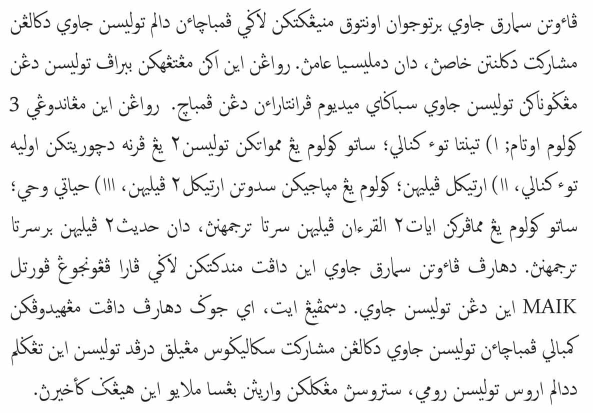
#> input picture example/ocr/semarak-jawi.2.jpg, 1185 x 826 px (shown at 1/2 size)
$ python -i _feature.py   (imports and definitions only)
#> lines starting #> are read from the running program, lines starting #| are printed output that depends on the picture; after the words box and inside, x2 and y2 are one past the last pixel; in counts of white or black regions, pixels touching at a corner belong together
#> further down, picture is the input picture: shape (826, 1185); min 0, max 255, mean 239.2
import numpy as np


def bilateral_norm(img):
    import cv2

    img = cv2.bilateralFilter(img, 9, 15, 30)
    return cv2.normalize(img, None, 0, 255, cv2.NORM_MINMAX)


def histogram_norm(img):
    import cv2

    img = bilateral_norm(img)
    threshold = cv2.threshold(img, 0, 255, cv2.THRESH_BINARY + cv2.THRESH_OTSU)[
        1
    ]
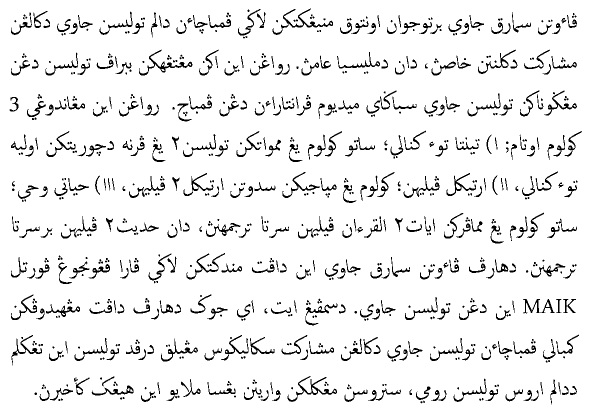
#> threshold: shape (826, 1185) (shown at 1/2 size); 93.2% white; 851 black regions (491 under 20 px), largest, box (x1, y1, x2, y2) and area: (545, 16, 666, 70) 845, (575, 752, 674, 804) 803, (278, 99, 385, 151) 775
    unique, counts = np.unique(threshold, return_counts = True)
#> unique = [0, 255]; counts = [66244, 912566]
    dict_color = dict(zip(unique, counts))
#> dict_color = {0: 66244, 255: 912566}
    if dict_color[0] > dict_color[255]:
        minus = 0
    else:
        minus = 255
    add_img = minus - threshold
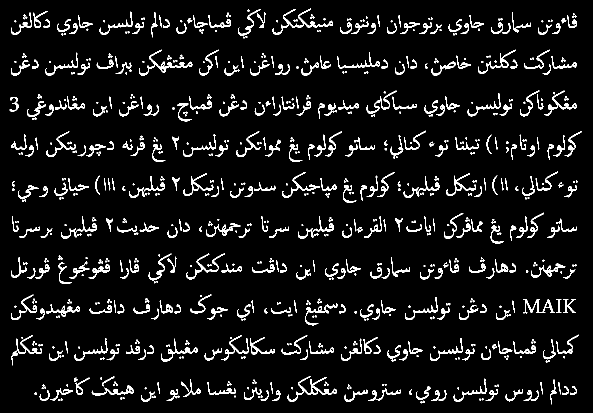
#> add_img: shape (826, 1185) (shown at 1/2 size); 6.8% white; 851 white regions (491 under 20 px), largest, box (x1, y1, x2, y2) and area: (545, 16, 666, 70) 845, (575, 752, 674, 804) 803, (278, 99, 385, 151) 775
    return add_img


# [97 lines left out: functions elastic_transform, get_hog_features, bin_spatial, img_features, extract_features, not called in this run]

>>> import cv2
>>> picture = cv2.imread('../../example/ocr/semarak-jawi.2.jpg', cv2.IMREAD_GRAYSCALE)
>>> result = histogram_norm(picture)

$ run again, on example/ocr/jawi.png
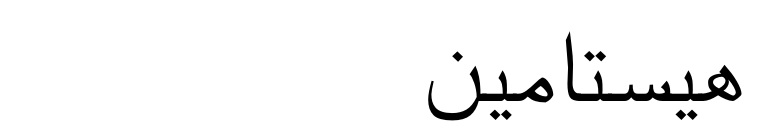
#> input picture example/ocr/jawi.png, 768 x 133 px
#> picture is the input picture: shape (133, 768); min 0, max 255, mean 244.8
#> in histogram_norm, `threshold = cv2.threshold(img, 0, 255, cv2.THRESH_BINARY + cv2.THRESH_..`:
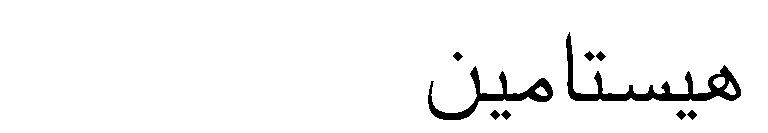
#> threshold: shape (133, 768); 96% white; 9 black regions, largest, box (x1, y1, x2, y2) and area: (566, 32, 741, 101) 2241, (428, 66, 553, 120) 1459, (584, 51, 595, 61) 58
#> unique = [0, 255]; counts = [4087, 98057]
#> dict_color = {0: 4087, 255: 98057}
